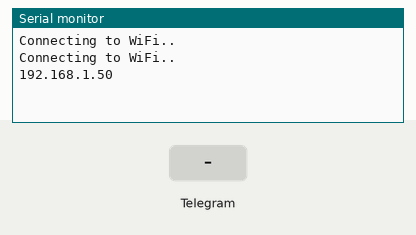
A sketch run on a simulated ESP8266 (NodeMCU). On the bench: the last lines printed to the serial monitor. The test bench sets the inputs (shaded band). WiFi joins after 1.5 s; servers stay silent unless stated; the local clock reads 2024-03-15 10:24:30 at power-on unless the sketch sets it.

Above: at 3.2 s.
3.3 s: Telegram message "/start" received
At 4.2 s:
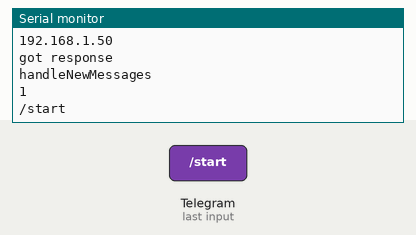
5.1 s: Telegram message "0" received
At 6.9 s:
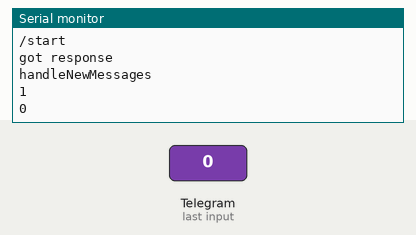
Timing chart, 0 to 8.4 s (numbered marks = the images above; inputs shaded):
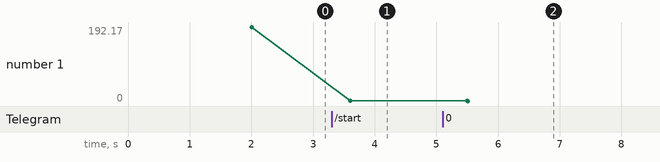

The sketch:

sketch_dec07b.ino
```cpp
#ifdef ESP32
  #include <WiFi.h>
#else
  #include <ESP8266WiFi.h>
#endif
#include <WiFiClientSecure.h>
#include <UniversalTelegramBot.h> // Universal Telegram Bot Library written by Brian Lough: https://github.com/witnessmenow/Universal-Arduino-Telegram-Bot
#include <ArduinoJson.h>
//#include <Adafruit_BME280.h>
//#include <Adafruit_Sensor.h>

// Replace with your network credentials
const char* ssid = "Acutrotechnologies";
const char* password = "acutro@1234$$";

// Use @myidbot to find out the chat ID of an individual or a group
// Also note that you need to click "start" on a bot before it can
// message you
#define CHAT_ID "5786536176"

// Initialize Telegram BOT
#define BOTtoken "5911456817:AAHYcQvJYYiWRXZ1zRWty8l80EKElHXIK9c"  // your Bot Token (Get from Botfather)

#ifdef ESP8266
  X509List cert(TELEGRAM_CERTIFICATE_ROOT);
#endif

WiFiClientSecure client;
UniversalTelegramBot bot(BOTtoken, client);

//Checks for new messages every 1 second.
int botRequestDelay = 1000;
unsigned long lastTimeBotRan;

// BME280 connect to ESP32 I2C (GPIO 21 = SDA, GPIO 22 = SCL)
// BME280 connect to ESP8266 I2C (GPIO 4 = SDA, GPIO 5 = SCL)
//Adafruit_BME280 bme;

// Get BME280 sensor readings and return them as a String variable
String getReadings(){
  int sensorvalue = analogRead (A0);
  Serial.print ("value");
  Serial.println (sensorvalue);
  String message = "mq3:"+ String (sensorvalue)+"\n";
  delay (1000);
  //String message = "Temperature: " + String(temperature) + " ºC \n";
  //message += "Humidity: " + String (humidity) + " % \n";//
  //return message;
}

//Handle what happens when you receive new messages
void handleNewMessages(int numNewMessages) {
  Serial.println("handleNewMessages");
  Serial.println(String(numNewMessages));

  for (int i=0; i<numNewMessages; i++) {
    // Chat id of the requester
    String chat_id = String(bot.messages[i].chat_id);
    if (chat_id != CHAT_ID){
      bot.sendMessage(chat_id, "Unauthorized user", "");
      continue;
    }

    // Print the received message
    String text = bot.messages[i].text;
    Serial.println(text);

    String from_name = bot.messages[i].from_name;

    if (text == "/start") {
      String welcome = "Welcome, " + from_name + ".\n";
      welcome += "Use the following command to get current readings.\n\n";
      welcome += "/readings \n";
      bot.sendMessage(chat_id, welcome, "");
    }

    if (text == "/readings") {
      String readings = getReadings();
      bot.sendMessage(chat_id, readings, "MQ3");
    }
  }
}

void setup() {
  Serial.begin(115200);
  pinMode (A0,INPUT);

  #ifdef ESP8266
    configTime(0, 0, "pool.ntp.org");      // get UTC time via NTP
    client.setTrustAnchors(&cert); // Add root certificate for api.telegram.org
  #endif

  // Init BME280 sensor
 // if (!bme.begin(0x76)) {
   // Serial.println("Could not find a valid BME280 sensor, check wiring!");
   // while (1);
  //}

  // Connect to Wi-Fi
  WiFi.mode(WIFI_STA);
  WiFi.begin(ssid, password);
  #ifdef ESP32
    client.setCACert(TELEGRAM_CERTIFICATE_ROOT); // Add root certificate for api.telegram.org
  #endif
  while (WiFi.status() != WL_CONNECTED) {
    delay(1000);
    Serial.println("Connecting to WiFi..");
  }
  // Print ESP32 Local IP Address
  Serial.println(WiFi.localIP());
}

void loop() {
  if (millis() > lastTimeBotRan + botRequestDelay)  {
    int numNewMessages = bot.getUpdates(bot.last_message_received + 1);

    while(numNewMessages) {
      Serial.println("got response");
      handleNewMessages(numNewMessages);
      numNewMessages = bot.getUpdates(bot.last_message_received + 1);
    }
    lastTimeBotRan = millis();
  }
}
```

Measured:
- after the input at 3.3 s, the serial monitor: prints a new line after 0.30 s (image 1)
- after the input at 5.1 s, the serial monitor: prints a new line after 0.41 s (image 2)
- plotted number 1: 192.17 → 1 after the input at 3.3 s, 1 → 0 after the input at 5.1 s
